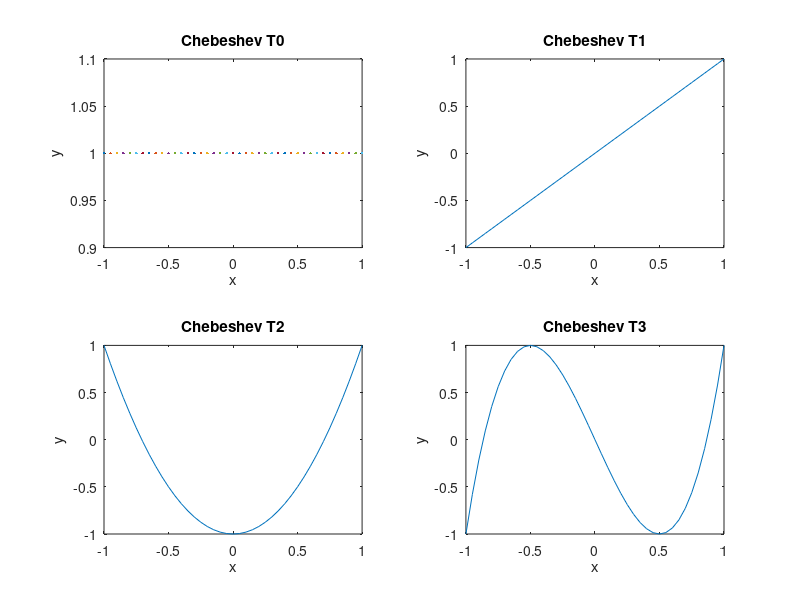

This figure's MATLAB source:
 %a12.m
 x=-1:0.05:1;
 t0=1.0;  t1=x;
 t2=2*x.*t1-t0; t3=2*x.*t2-t1;
 subplot(2,2,1); plot(x,t0);
 title('Chebeshev T0');
 xlabel('x'); ylabel('y');
 subplot(2,2,2); plot(x,t1);
 title('Chebeshev T1');
 xlabel('x'); ylabel('y');
 subplot(2,2,3); plot(x,t2);
 title('Chebeshev T2');
 xlabel('x'); ylabel('y');
 subplot(2,2,4); plot(x,t3);
 title('Chebeshev T3');
 xlabel('x'); ylabel('y');